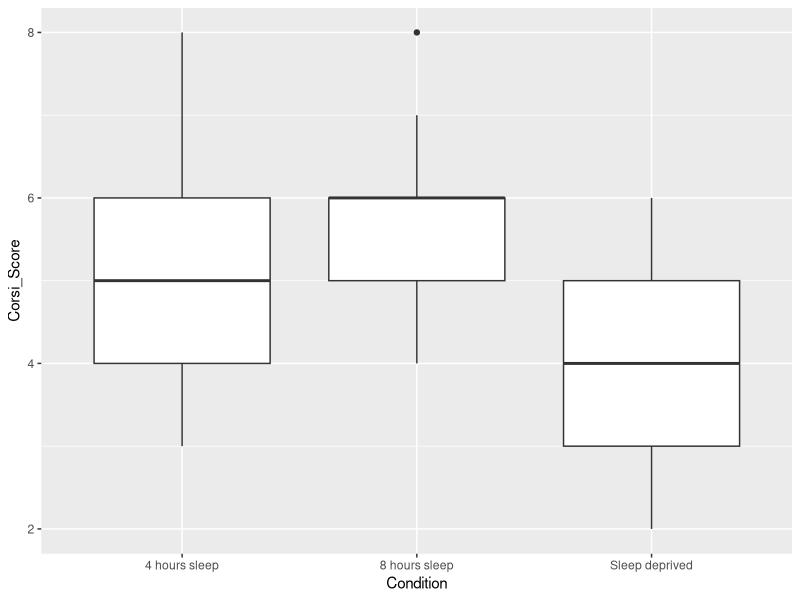
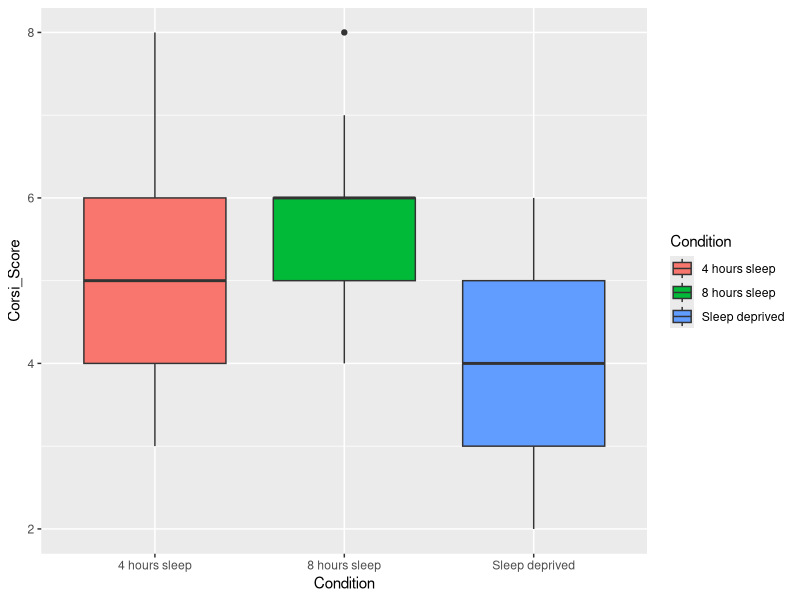
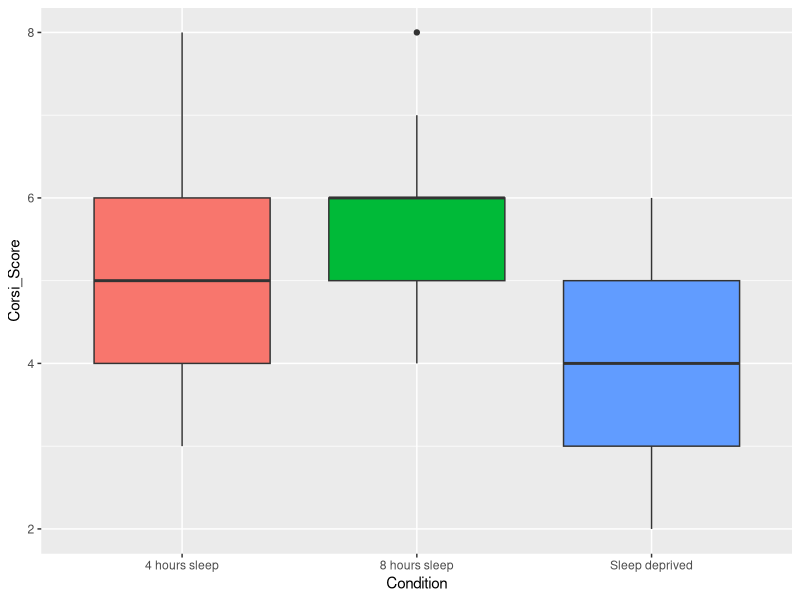
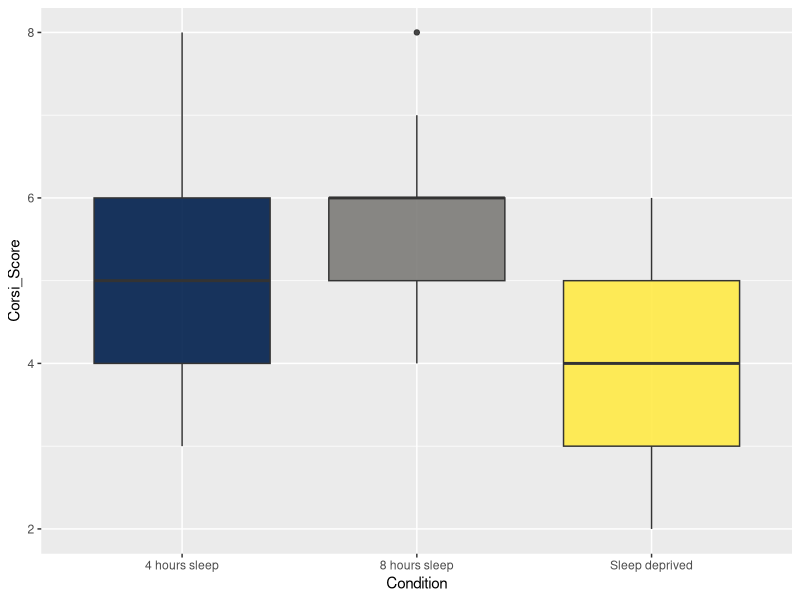
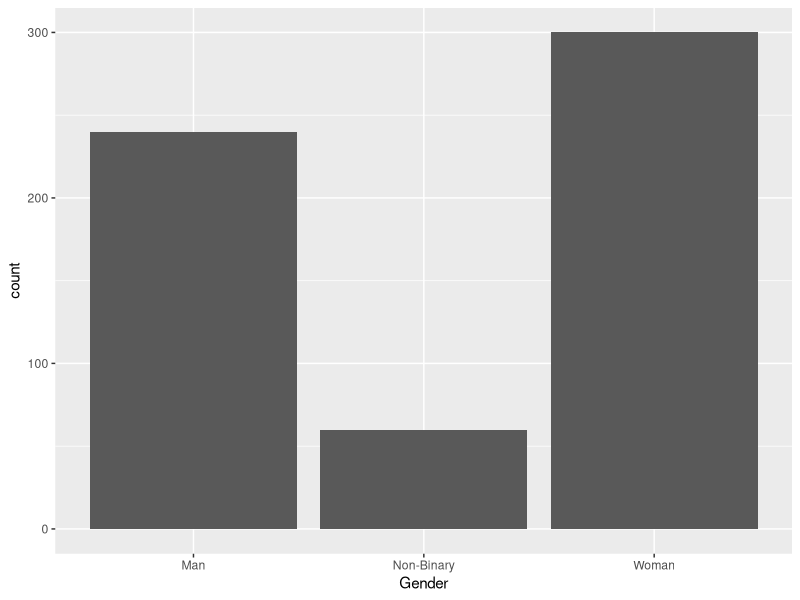
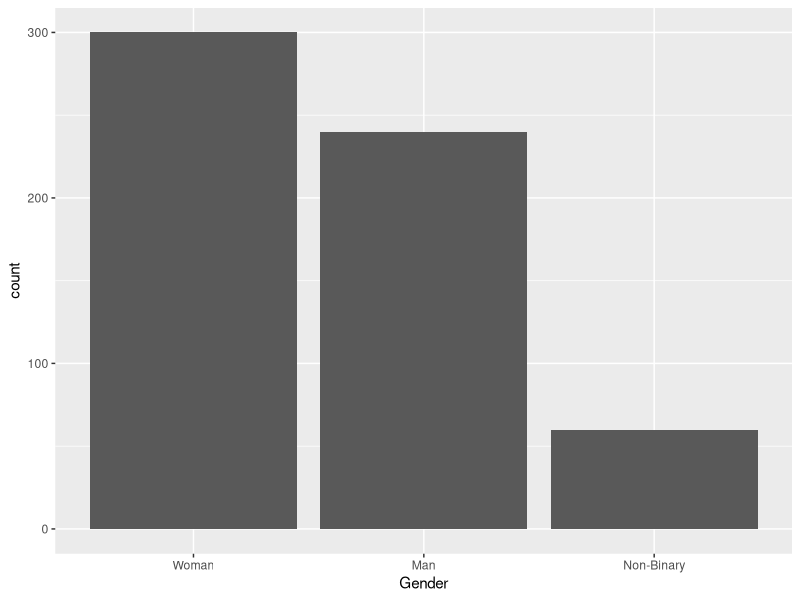
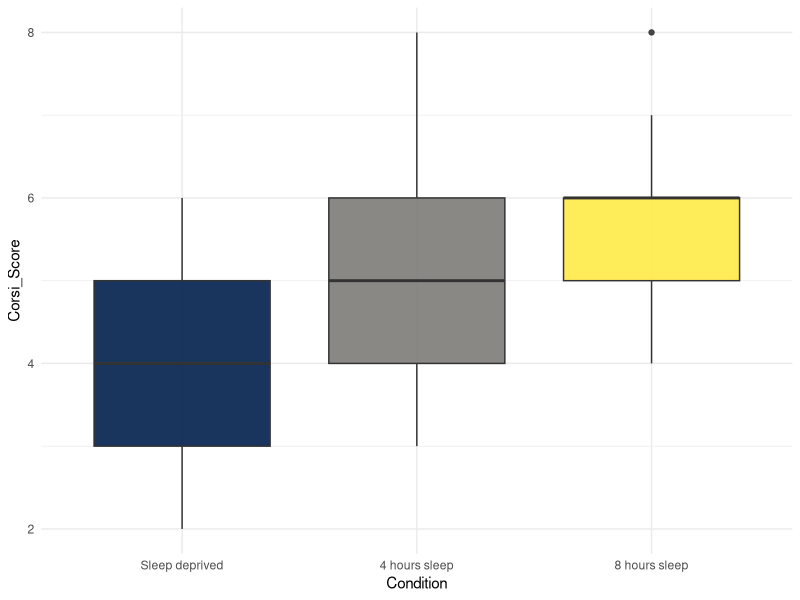

Recreate these plots in R, in order.
## ---- chunk 1
library(tidyverse)

# Set the seed for reproducibility
set.seed(123)

# Define the number of participants
n_participants <- 600

# Define the variables
Gender <- c(rep('Woman', n_participants * 0.5),
            rep('Man', n_participants * 0.40),
            rep('Non-Binary', n_participants * 0.1))

Age <- sample(18:60, n_participants, replace = TRUE)

# Set conditions and mean Corsi scores
Condition <- c(rep('8 hours sleep', n_participants * 1/3),
               rep('4 hours sleep', n_participants * 1/3),
               rep('Sleep deprived', n_participants * 1/3))

Mean_Corsi_Score <- ifelse(Condition == '8 hours sleep', 6, ifelse(Condition == '4 hours sleep', 5, 4))

# Simulate Corsi scores around mean, considering a small correlation with age
Corsi_Score <- round(rnorm(n_participants, Mean_Corsi_Score + 0.01*(Age - mean(Age)), sd = 1))
Corsi_Score <- ifelse(Corsi_Score > 9, 9, ifelse(Corsi_Score < 0, 0, Corsi_Score))

# Create a data frame
data <- data.frame(Participant = 1:n_participants,
                   Gender = sample(Gender),
                   Age = Age,
                   Condition = Condition,
                   Corsi_Score = Corsi_Score)

# Define Demographic data
demographic_data <- data %>% 
  select(Participant, Gender, Age, Condition)

# Define Score data
score_data <- data %>% 
  select(Participant, Corsi_Score)

full_dat <- inner_join(x = demographic_data, y = score_data, by = "Participant")

## ---- chunk 2
analysis_data <- full_dat %>%
  select(Participant, Condition, Age, Corsi_Score)
## ---- chunk 3
age_control <- analysis_data %>%
  filter(Age >= 20 & Age <= 30)
## ---- chunk 4
group_stats <- age_control %>%
  group_by(Condition) %>%
  summarise(mean_score = mean(Corsi_Score),
            sd_score = sd(Corsi_Score))
## ---- chunk 5
ggplot(age_control, aes(x = Condition, y = Corsi_Score)) +
  geom_boxplot()
## ---- chunk 6
ggplot(age_control, aes(x = Condition, 
                        y = Corsi_Score, 
                        fill = Condition)) +
  geom_boxplot() 
## ---- chunk 7
ggplot(age_control, aes(x = Condition, 
                        y = Corsi_Score, 
                        fill = Condition)) +
  geom_boxplot() +
  guides(fill = "none")
## ---- chunk 8
ggplot(age_control, aes(x = Condition, 
                        y = Corsi_Score, 
                        fill = Condition)) +
  geom_boxplot(alpha = 0.9) +
  guides(fill = "none") +
  scale_fill_viridis_d(option = "E")
## ---- chunk 9
ggplot(demographic_data, aes(x = Gender)) +
  geom_bar() 
## ---- chunk 10
demographic_data <- demographic_data %>%
  mutate(Gender = fct_relevel(Gender, "Woman", "Man", "Non-Binary"))
## ---- chunk 11
ggplot(demographic_data, aes(x = Gender)) +
  geom_bar() 
## ---- chunk 12
# relevel the factor
age_control <- age_control %>%
  mutate(Condition = fct_relevel(Condition, "Sleep deprived",  "4 hours sleep", "8 hours sleep"))

# 
ggplot(age_control, aes(x = Condition, 
                        y = Corsi_Score, 
                        fill = Condition)) +
  geom_boxplot(alpha = 0.9) +
  guides(fill = "none") +
  scale_fill_viridis_d(option = "E") +
  theme_minimal()
